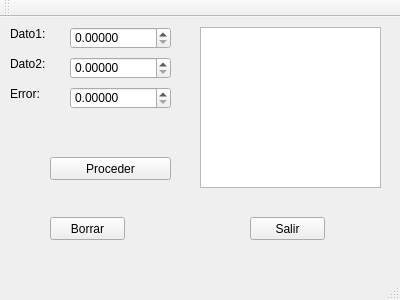
<?xml version="1.0" encoding="UTF-8"?>
<ui version="4.0">
 <class>MainWindow</class>
 <widget class="QMainWindow" name="MainWindow">
  <property name="geometry">
   <rect>
    <x>0</x>
    <y>0</y>
    <width>400</width>
    <height>300</height>
   </rect>
  </property>
  <property name="windowTitle">
   <string>MainWindow</string>
  </property>
  <widget class="QWidget" name="centralWidget">
   <widget class="QPushButton" name="Borrar">
    <property name="geometry">
     <rect>
      <x>50</x>
      <y>200</y>
      <width>75</width>
      <height>23</height>
     </rect>
    </property>
    <property name="text">
     <string>Borrar</string>
    </property>
   </widget>
   <widget class="QPushButton" name="Proceder">
    <property name="geometry">
     <rect>
      <x>50</x>
      <y>140</y>
      <width>121</width>
      <height>23</height>
     </rect>
    </property>
    <property name="text">
     <string>Proceder</string>
    </property>
   </widget>
   <widget class="QLabel" name="label">
    <property name="geometry">
     <rect>
      <x>10</x>
      <y>10</y>
      <width>47</width>
      <height>13</height>
     </rect>
    </property>
    <property name="text">
     <string>Dato1:</string>
    </property>
   </widget>
   <widget class="QLabel" name="label_2">
    <property name="geometry">
     <rect>
      <x>10</x>
      <y>40</y>
      <width>47</width>
      <height>13</height>
     </rect>
    </property>
    <property name="text">
     <string>Dato2:</string>
    </property>
   </widget>
   <widget class="QLabel" name="label_3">
    <property name="geometry">
     <rect>
      <x>10</x>
      <y>70</y>
      <width>47</width>
      <height>13</height>
     </rect>
    </property>
    <property name="text">
     <string>Error:</string>
    </property>
   </widget>
   <widget class="QDoubleSpinBox" name="Err">
    <property name="geometry">
     <rect>
      <x>70</x>
      <y>70</y>
      <width>101</width>
      <height>22</height>
     </rect>
    </property>
    <property name="decimals">
     <number>5</number>
    </property>
    <property name="maximum">
     <double>999.990000000000009</double>
    </property>
   </widget>
   <widget class="QDoubleSpinBox" name="Dato2">
    <property name="geometry">
     <rect>
      <x>70</x>
      <y>40</y>
      <width>101</width>
      <height>22</height>
     </rect>
    </property>
    <property name="decimals">
     <number>5</number>
    </property>
    <property name="maximum">
     <double>999.990000000000009</double>
    </property>
   </widget>
   <widget class="QDoubleSpinBox" name="Dato1">
    <property name="geometry">
     <rect>
      <x>70</x>
      <y>10</y>
      <width>101</width>
      <height>22</height>
     </rect>
    </property>
    <property name="decimals">
     <number>5</number>
    </property>
    <property name="maximum">
     <double>999.990000000000009</double>
    </property>
   </widget>
   <widget class="QTextEdit" name="Texto">
    <property name="geometry">
     <rect>
      <x>200</x>
      <y>10</y>
      <width>181</width>
      <height>161</height>
     </rect>
    </property>
   </widget>
   <widget class="QPushButton" name="Salir">
    <property name="geometry">
     <rect>
      <x>250</x>
      <y>200</y>
      <width>75</width>
      <height>23</height>
     </rect>
    </property>
    <property name="text">
     <string>Salir</string>
    </property>
   </widget>
  </widget>
  <widget class="QMenuBar" name="menuBar">
   <property name="geometry">
    <rect>
     <x>0</x>
     <y>0</y>
     <width>400</width>
     <height>21</height>
    </rect>
   </property>
  </widget>
  <widget class="QToolBar" name="mainToolBar">
   <attribute name="toolBarArea">
    <enum>TopToolBarArea</enum>
   </attribute>
   <attribute name="toolBarBreak">
    <bool>false</bool>
   </attribute>
  </widget>
  <widget class="QStatusBar" name="statusBar"/>
 </widget>
 <layoutdefault spacing="6" margin="11"/>
 <resources/>
 <connections/>
</ui>
